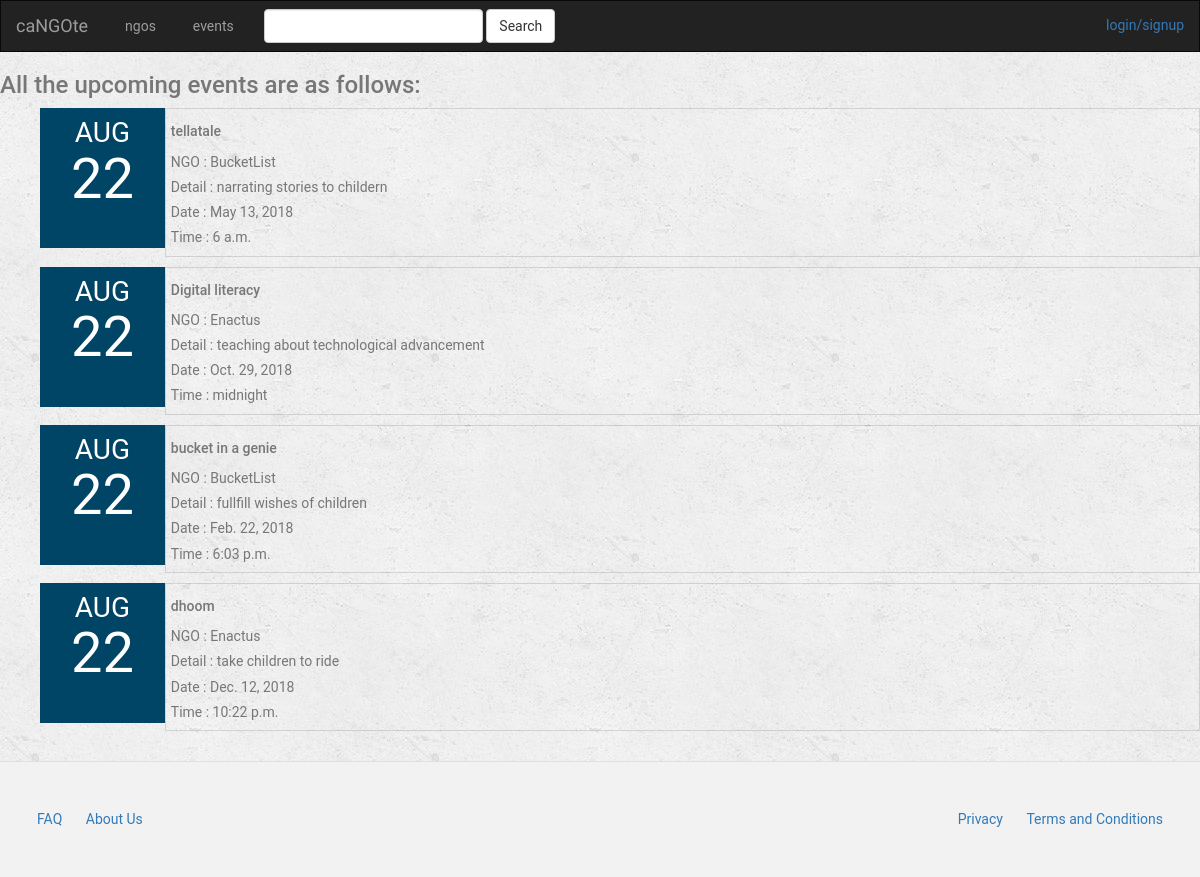
The page /landpage/index/ on the database its author committed.
### landpage/models.py (models this page shows, shortened)
class Event(models.Model):
    ngo = models.ForeignKey(Ngo, on_delete=models.CASCADE)
    event_name=models.CharField(max_length=250)
    event_about=models.CharField(max_length=500)
    event_date=models.DateField(null=True)
    event_time = models.TimeField(null=True)
    is_favorite = models.BooleanField(default=False)

class Ngo(models.Model):
    name = models.CharField(max_length=250)
    address = models.CharField(max_length=250)
    contact = models.CharField(max_length=10)
    emailid = models.CharField(max_length=30)
    about = models.CharField(max_length=250)
    def __str__(self):
        return self.name

### landpage/views.py (the view)
def index(request):
    all_ngos=Ngo.objects.all()
    all_events=Event.objects.all()
    context={
        'all_ngos':all_ngos,
        'all_events':all_events,
    }
    return render(request, 'landpage/index.html' , context)

### landpage/templates/landpage/index.html (shortened to what this page needs)
{% extends 'landpage/base.html' %}
{% block body %}
<nav class="din">
{% if all_ngos %}
    <h3>All the upcoming events are as follows:</h3>
    <ul>
{% for event in all_events %}
		<div class="event-container">
              <div class="date-box">
                <div style="font-size: 2em;">AUG</div>
                <div style="font-size: 4em; margin-top:-30px;">22</div>
              </div>
            <div class="event-details-box">
              <div><h5>{{event.event_name}}</h5></div>
              <div>NGO : {{event.ngo}}</div>
              <div>Detail : {{event.event_about}}</div>
              <div> Date : {{event.event_date}} </div>
              <div> Time : {{event.event_time}}</div>
            </div>
        </div>
{% endfor %}
    </ul>
{% else %}
    <h3>You don't have any ngo's yet....</h3>
{% endif %}
</nav>
<div class="footer">
     <div class="left">
       <span><a href="{% url 'landpage:FAQ' %}">FAQ</a></span>
       <span><a href="{% url 'landpage:about_us' %}">About Us</a></span>
     </div>
     <div class="right">
       <span><a href="{% url 'landpage:privacy' %}">Privacy</a></span>
       <span><a href="{% url 'landpage:terms' %}">Terms and Conditions</a></span>
     </div>
</div>
{% endblock %}

### landpage/templates/landpage/base.html (shortened to what this page needs)
<!DOCTYPE html>
<html lang="en">
<head>
    {% load staticfiles %}
    <link rel="stylesheet" href="https://maxcdn.bootstrapcdn.com/bootstrap/3.3.6/css/bootstrap.min.css">
    <link rel="stylesheet" type="text/css" href="{% static 'landpage/style.css' %}"/>
    <link rel="stylesheet" type="text/css" href="{% static 'landpage/ngo_page.css' %}"/>
</head>
<body>
<nav class="navbar navbar-inverse">
    <div class="container-fluid">
        <div class="navbar-header">
            <a class="navbar-brand" href="{% url 'landpage:homepag' %}">caNGOte</a>
        </div>
        <div class="collapse navbar-collapse" id="topNavBar">
            <ul class="nav navbar-nav">
                <li class="{% block ngos_active %}{% endblock %}"><a href="{% url 'landpage:detail' %}">&nbsp; ngos</a></li>
                <li class="{% block events_active %}{% endblock %}"><a href="{% url 'landpage:index' %}">&nbsp; events</a></li>
            </ul>
            <form class="navbar-form navbar-left" role="search" method="get" action="{% url 'landpage:index' %}">
                <div class="form-group">
                    <input type="text" class="form-control" name="q" value="{{ request.GET.q }}">
                </div>
                <button type="submit" class="btn btn-default">Search</button>
            </form>
            <ul class="nav navbar-nav navbar-right" text="white" style="color:white; padding-top:12px;">
                {% if user.is_authenticated %}
                        <a href="{% url 'landpage:logout' %}">&nbsp; logout</a>
                {% else %}
                        <a href="{% url 'landpage:login' %}">login/</a><a href="{% url 'landpage:signup' %}">signup</a>
                {% endif %}
            </ul>
        </div>
    </div>
</nav>
{% block body %}
{% endblock %}
</body>
</html>

### landpage/static/landpage/style.css (style rules this page uses)
body { background: white url("images/background.png"); position: relative; margin: 0; padding-bottom: 6rem; min-height: 100%; font-family: "Helvetica Neue", Arial, sans-serif; }
.navbar { border-radius: 0; }
.navbar-brand { font-family: 'Satisfy', cursive; }
body,h1,h2,h3,h4,h5,h6 { font-family: "Lato", sans-serif; }
body, html { height: 100%; color: #777; line-height: 1.8; }
.date-box { background-color: #004466; color: white; width: 140px; height: 140px; text-align: center; float:left; }
.event-details-box { padding: 5px; float: left; width:100%; height:140; border: 1px solid rgba(0,0,0,.125); }
.event-container { display: flex; margin-top: 10px; margin-bottom: 10px; }

### landpage/templates/landpage/base.html (style rules this page uses)
html,body,h1,h2,h3,h4,h5,h6 { font-family: "Roboto", sans-serif; }

### landpage/templates/landpage/index.html (style rules this page uses)
.din { position:relative; }
.footer { background-color: #f2f2f2; border-top: solid 1px #dfdfdf; margin-top: 30px; padding-top: 45px; margin-bottom: -50px; margin-bottom: 0; padding-bottom: 45px; display: flex; flex-direction: row; justify-content: space-between; }
.footer a { margin: 10px; }
.left { padding-left: 27px; }
.right { padding-right: 27px; }

### rows shown on the page
Event: event_name "tellatale", ngo "BucketList", event_about "narrating stories to childern", event_date "May 13, 2018", event_time "6 a.m."
Event: event_name "Digital literacy", ngo "Enactus", event_about "teaching about technological advancement", event_date "Oct. 29, 2018", event_time "midnight"
Event: event_name "bucket in a genie", ngo "BucketList", event_about "fullfill wishes of children", event_date "Feb. 22, 2018", event_time "6:03 p.m."
Event: event_name "dhoom", ngo "Enactus", event_about "take children to ride", event_date "Dec. 12, 2018", event_time "10:22 p.m."
